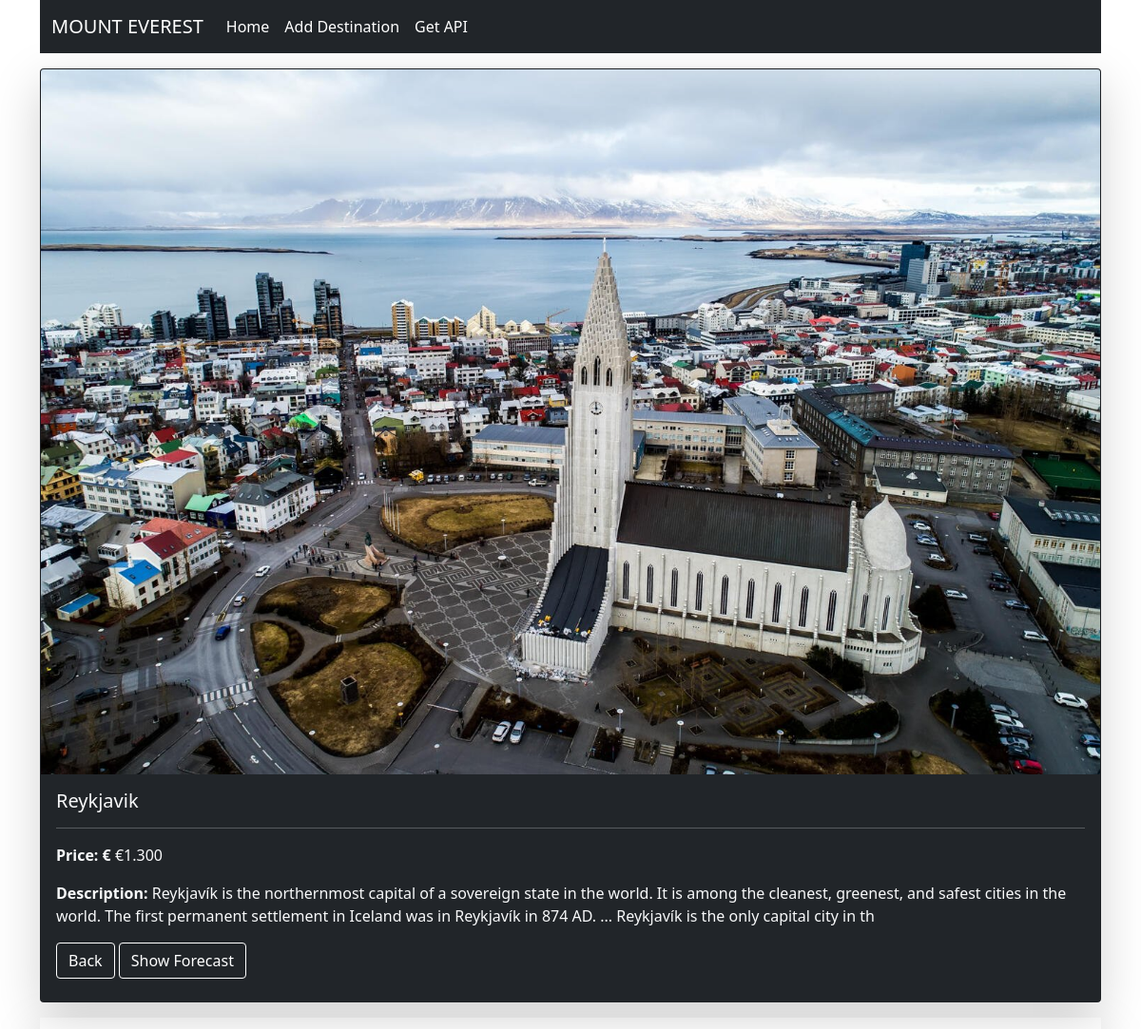
Screenshot of /details.php?id=4 with the database file from the repository.
### tables this page shows
CREATE TABLE `destinations` (
  `id` int(11) NOT NULL,
  `name` varchar(255) DEFAULT NULL,
  `description` varchar(255) DEFAULT NULL,
  `price` varchar(255) DEFAULT NULL,
  `picture` varchar(255) NOT NULL,
  `latitude` varchar(255) DEFAULT NULL,
  `longitude` varchar(255) DEFAULT NULL
);

### details.php (the view, shortened to what this page needs)
<?php
    require_once 'components/db_connect.php';
    if($_GET["id"]) {
        $id = $_GET["id"];
        $sql= "SELECT * FROM destinations WHERE id = {$id}";
        $result = mysqli_query($connect, $sql);
        if(mysqli_num_rows($result) == 1) {
            $data = mysqli_fetch_assoc($result);
        } else {
            header("location: error.php");
        }
    } else {
        header("location: error.php");
    }
    $content="";
    $content .= '
        <div class="shadow-lg">
        <div class="p-0 card bg-dark mb-3">
        <img src=pictures/'.$data["picture"].' class="card-img-top" alt="...">
        <div class="card-body bg-dark mb-2 col col-12  text-light">
          <h5 class="card-title">'.$data["name"].'</h5>
          <hr>
          <p class="card-text"><b>Price: &euro;</b>  '.$data["price"].'</p>
          <p class="card-text"><b>Description: </b>'.$data["description"].'</p>
          <a href="index.php" class="btn btn-dark border-white">Back</a>
          <div class="btn btn-dark border-white" id="show-weather">Show Forecast</div>
          <div id="weather-text"></div>
          <p class="card-text" id="content"></p>
          </div>
        </div>
      </div>
      ';
?>
<!DOCTYPE html>
<html lang="en">
<head>
    <?php require_once 'components/boot.php' ?>
</head>
<body>
<div class="container">
<?php require_once'components/navbar.php'; ?>
<div class="mt-3">
<?=$content?>
</div>
</div>
<div class="container">
<div class="shadow-lg"id="map" style="height: 500px;">
</div>
</div>
</body>
</html>

### rows the page displays
destinations: picture (picture), name "Reykjavik", price "€1.300", description "Reykjavík is the northernmost capital of a sovereign state in the world. It is among the cleanest, greenest, and safest cities in the world. The first permanent settlement in Iceland was in Reykjavík in 874 AD. ... Reykjavík is the only capital city in th"
